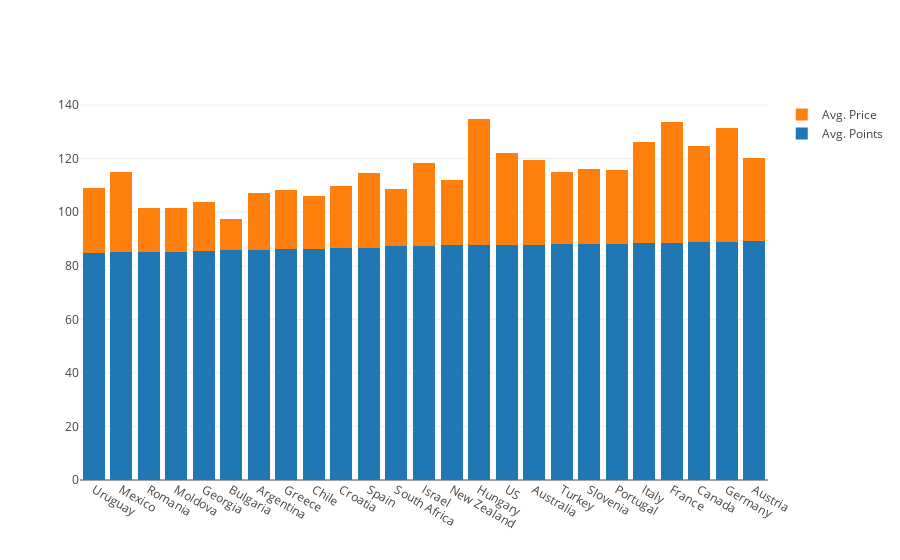

Notebook cell for this chart:
### Markdown cell above
**Plot Points/Price per Country**

Bar graph is sorted by country points: low to high

Wine from New Zealand or South Africa is the best bang for your buck!

### Code cell
import plotly.offline as py
py.init_notebook_mode(connected=True)
import plotly.graph_objs as go

trace1 = go.Bar(
    x= country.index,
    y= country['Avg. Points'],
    name='Avg. Points'
)

trace2= go.Bar(
    x= country.index,
    y= country['Avg. Price'],
    name='Avg. Price'
)
data=[trace1, trace2]
layout=go.Layout(
    barmode='stack')

fig=go.Figure(data=data, layout=layout)
py.iplot(fig, filename='stacked-bar')

### Figure 1 — Plotly figure (JSON) as saved in the notebook; plotly's stock layout.template omitted (floating-point values rounded to 4 significant figures)
{"data": [{"name": "Avg. Points", "type": "bar", "x": ["Uruguay", "Mexico", "Romania", "Moldova", "Georgia", "Bulgaria", "Argentina", "Greece", "Chile", "Croatia", "Spain", "South Africa", "Israel", "New Zealand", "Hungary", "US", "Australia", "Turkey", "Slovenia", "Portugal", "Italy", "France", "Canada", "Germany", "Austria"], "y": [84.78, 85.09, 85.25, 85.28, 85.57, 85.77, 86.08, 86.21, 86.28, 86.75, 86.75, 87.24, 87.42, 87.6, 87.65, 87.91, 87.94, 88.2, 88.2, 88.26, 88.45, 88.63, 88.72, 88.83, 89.34]}, {"name": "Avg. Price", "type": "bar", "x": ["Uruguay", "Mexico", "Romania", "Moldova", "Georgia", "Bulgaria", "Argentina", "Greece", "Chile", "Croatia", "Spain", "South Africa", "Israel", "New Zealand", "Hungary", "US", "Australia", "Turkey", "Slovenia", "Portugal", "Italy", "France", "Canada", "Germany", "Austria"], "y": [24.39, 29.76, 16.29, 16.17, 18.27, 11.68, 21.23, 22.21, 19.78, 23.09, 27.93, 21.58, 30.85, 24.59, 47.17, 34.12, 31.63, 26.87, 27.8, 27.62, 37.9, 44.91, 36.04, 42.54, 31.09]}], "layout": {"barmode": "stack"}}
